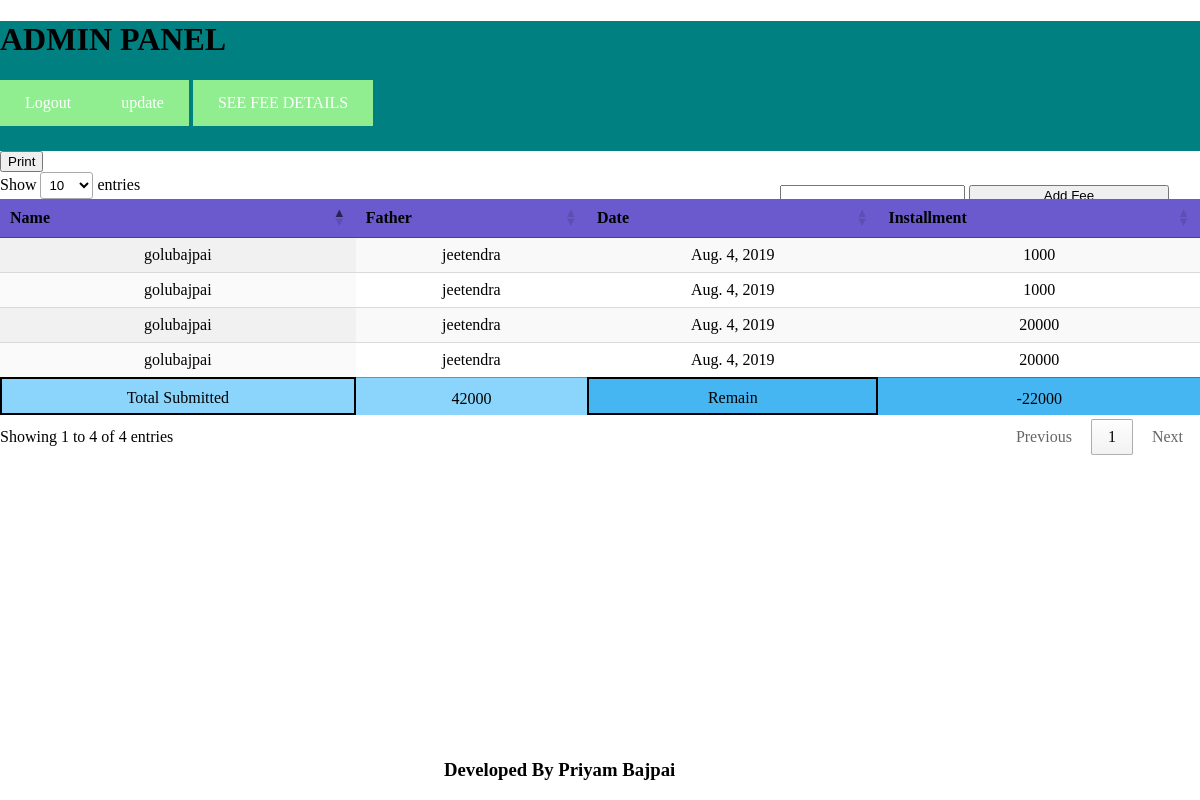
The page /administration/fee/1 (signed in) on the database its author committed.
### administration/models.py (models this page shows, shortened)
class Fee(models.Model):
	installment=models.IntegerField()
	date=models.DateField(default=datetime.now)
	student= models.ForeignKey(Student, on_delete=models.CASCADE,related_name='users')

class Student(models.Model):
	name=models.CharField(max_length=100)
	surname=models.CharField(max_length=100)
	clas=models.IntegerField()
	father=models.CharField(max_length=100)
	rollno=models.IntegerField()
	gander = models.CharField(max_length=1, choices=CHOICES, null=True)
	mobile=models.CharField(max_length=100)
	fee=models.IntegerField()
	def fullname(self):
		return (self.name+self.surname)

### administration/views.py (the view, shortened to what this page needs)
# urls.py: path('fee/<int:pk>',FeeDetails.as_view(),name='fee'),
class FeeDetails(LoginRequiredMixin,SuccessMessageMixin,View):
	template_name='feedata.html'
	def get(self,request,pk):
		instance=Student.objects.get(id=pk)
		name=Fee.objects.filter(student=instance)
		if name:
			money=Fee.objects.filter(student=instance).aggregate(Sum('installment'))
			remain=int(instance.fee)-int(money['installment__sum'])
			return render(request,self.template_name,{'name':name,'money':money ,'remain':remain})
		else:
			return render(request,self.template_name)

### templates/feedata.html (shortened to what this page needs)
<!DOCTYPE html>
<html>
<head>
<link rel="stylesheet" href="https://cdn.datatables.net/1.10.19/css/jquery.dataTables.min.css">
<link rel="stylesheet" href="https://cdn.datatables.net/buttons/1.5.6/css/buttons.dataTables.min.css">
</head>
<body>
<div class="sid"><h1>ADMIN PANEL</h1><a href="{% url 'logout' %}">Logout</a><a href="/admin">update</a>
<a href="{% url 'data' %}">SEE FEE DETAILS</a>
    <form method="post" id="newform">
    <input type="text" name="add" id="same">
    <button type="submit" class="btn btn-primary" name="fee" onclick="return feesubmit()" >Add Fee</button>
    </form>
</div id="name">
    <button  id="print" onclick="print1()">Print</button>
<div id="table">
<table id="example" class="display nowrap" style="width:100%">
        <thead style="width: 70%;">
            <tr style="color:black; background-color:SlateBlue;">
                <th>Name</th>
                <th>Father</th>
                <th>Date</th>
                <th>Installment</th>
            </tr>
        </thead>
        <tbody>
        	{% for x in name %}
            <tr>
                <td  style="text-align:center;">{{x.student.fullname}}</td>
                <td  style="text-align:center;">{{x.student.father}}</td>
                <td  style="text-align:center;">{{x.date}} </td>
                <td  style="text-align:center;">{{x.installment}}</td>
            </tr>
            {% endfor %}
            <tfoot>
            <tr>
                <td style="text-align:center; background-color: #8bd5fc; border:solid 2px;">Total Submitted</td>
                <td style="text-align:center;background-color: #8bd5fc;">{{money.installment__sum}}
                   <td style="text-align:center; background-color: #46b6f2; border:solid 2px;">Remain</td>
                <td style="text-align:center;background-color: #46b6f2;">{{remain}}
            </tr>
            </tfoot>
        </table>
    </div>
    <h3 id="credit">Developed By Priyam Bajpai </h3>
</body>
</html>

### templates/feedata.html (style rules this page uses)
#credit { position: absolute; bottom:0px; left: 37%; }
html,body { padding: 0px; margin-top:0px ; }
#newform { position: absolute; left:65%; top:20%; }
h3 { position: absolute; bottom:10px% ; left: 40%; }
.sid { width:100%; height:130px; background-color:#008080; margin: 0px; padding: 0px; }
.btn-primary { max-width: 100%; padding-left:25px; padding-right:25px; margin-top: 25px; width:200px; }
html, body { margin: 0px; padding: 0px }
a:link, a:visited { background-color: #90EE90; color: white; padding: 14px 25px; text-align: center; text-decoration: none; display: inline-block; }

### rows shown on the page
Fee: student.fullname "golubajpai", student.father "jeetendra", date "Aug. 4, 2019", installment "1000"
Fee: student.fullname "golubajpai", student.father "jeetendra", date "Aug. 4, 2019", installment "1000"
Fee: student.fullname "golubajpai", student.father "jeetendra", date "Aug. 4, 2019", installment "20000"
Fee: student.fullname "golubajpai", student.father "jeetendra", date "Aug. 4, 2019", installment "20000"

### other values the page prints
{{ money.installment__sum }} "42000"
{{ remain }} "-22000"
